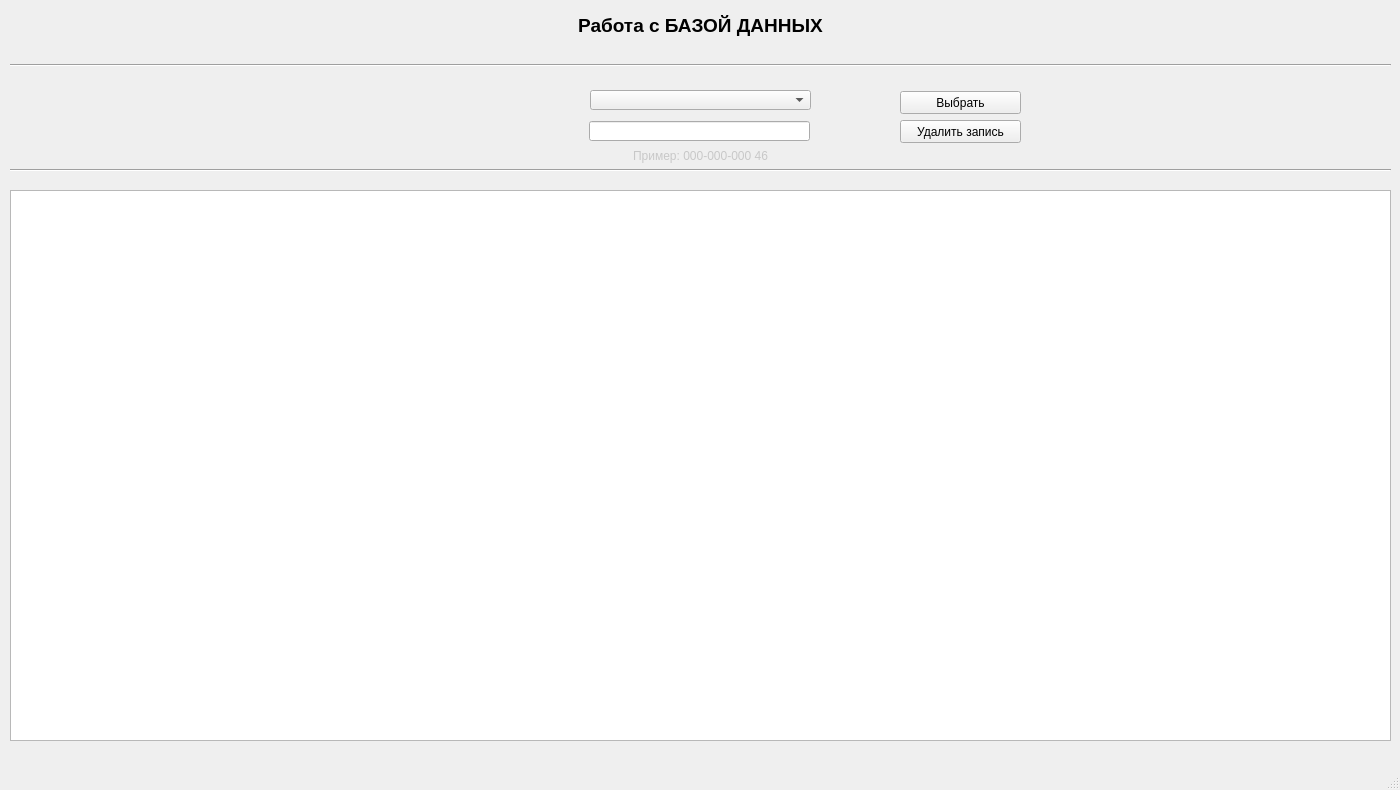
<?xml version="1.0" encoding="UTF-8"?>
<ui version="4.0">
 <class>MainWindow</class>
 <widget class="QMainWindow" name="MainWindow">
  <property name="geometry">
   <rect>
    <x>0</x>
    <y>0</y>
    <width>1400</width>
    <height>790</height>
   </rect>
  </property>
  <property name="minimumSize">
   <size>
    <width>1400</width>
    <height>790</height>
   </size>
  </property>
  <property name="maximumSize">
   <size>
    <width>1400</width>
    <height>790</height>
   </size>
  </property>
  <property name="windowTitle">
   <string>MainWindow</string>
  </property>
  <widget class="QWidget" name="centralwidget">
   <widget class="QTableWidget" name="tableWidget">
    <property name="geometry">
     <rect>
      <x>10</x>
      <y>190</y>
      <width>1381</width>
      <height>551</height>
     </rect>
    </property>
   </widget>
   <widget class="Line" name="line">
    <property name="geometry">
     <rect>
      <x>10</x>
      <y>50</y>
      <width>1381</width>
      <height>31</height>
     </rect>
    </property>
    <property name="orientation">
     <enum>Qt::Horizontal</enum>
    </property>
   </widget>
   <widget class="QLabel" name="label">
    <property name="geometry">
     <rect>
      <x>10</x>
      <y>10</y>
      <width>1381</width>
      <height>31</height>
     </rect>
    </property>
    <property name="font">
     <font>
      <pointsize>14</pointsize>
      <weight>75</weight>
      <bold>true</bold>
     </font>
    </property>
    <property name="text">
     <string>Работа с БАЗОЙ ДАННЫХ</string>
    </property>
    <property name="alignment">
     <set>Qt::AlignCenter</set>
    </property>
   </widget>
   <widget class="Line" name="line_2">
    <property name="geometry">
     <rect>
      <x>10</x>
      <y>160</y>
      <width>1381</width>
      <height>20</height>
     </rect>
    </property>
    <property name="orientation">
     <enum>Qt::Horizontal</enum>
    </property>
   </widget>
   <widget class="QLabel" name="label_2">
    <property name="geometry">
     <rect>
      <x>580</x>
      <y>140</y>
      <width>241</width>
      <height>31</height>
     </rect>
    </property>
    <property name="styleSheet">
     <string notr="true">color:rgb(200, 200, 200)</string>
    </property>
    <property name="text">
     <string>Пример: 000-000-000 46</string>
    </property>
    <property name="alignment">
     <set>Qt::AlignCenter</set>
    </property>
   </widget>
   <widget class="QPushButton" name="pushButton">
    <property name="geometry">
     <rect>
      <x>900</x>
      <y>120</y>
      <width>121</width>
      <height>23</height>
     </rect>
    </property>
    <property name="text">
     <string>Удалить запись</string>
    </property>
   </widget>
   <widget class="QComboBox" name="comboBox">
    <property name="geometry">
     <rect>
      <x>590</x>
      <y>90</y>
      <width>221</width>
      <height>20</height>
     </rect>
    </property>
   </widget>
   <widget class="QPushButton" name="pushButton_2">
    <property name="geometry">
     <rect>
      <x>900</x>
      <y>91</y>
      <width>121</width>
      <height>23</height>
     </rect>
    </property>
    <property name="text">
     <string>Выбрать</string>
    </property>
   </widget>
   <widget class="QLineEdit" name="lineEdit">
    <property name="geometry">
     <rect>
      <x>589</x>
      <y>121</y>
      <width>221</width>
      <height>20</height>
     </rect>
    </property>
   </widget>
  </widget>
  <widget class="QMenuBar" name="menubar">
   <property name="geometry">
    <rect>
     <x>0</x>
     <y>0</y>
     <width>1400</width>
     <height>21</height>
    </rect>
   </property>
  </widget>
  <widget class="QStatusBar" name="statusbar"/>
 </widget>
 <resources/>
 <connections/>
</ui>
